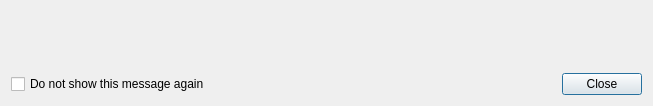
<?xml version="1.0" encoding="UTF-8"?>
<ui version="4.0">
 <class>VatsimMessageDialog</class>
 <widget class="QDialog" name="VatsimMessageDialog">
  <property name="geometry">
   <rect>
    <x>0</x>
    <y>0</y>
    <width>653</width>
    <height>106</height>
   </rect>
  </property>
  <property name="windowTitle">
   <string>A message from Vatsim</string>
  </property>
  <property name="windowIcon">
   <iconset resource="../resources/imgs.qrc">
    <normaloff>:/mainIcon/icon.png</normaloff>:/mainIcon/icon.png</iconset>
  </property>
  <layout class="QVBoxLayout" name="verticalLayout">
   <item>
    <layout class="QHBoxLayout" name="horizontalLayout_2">
     <item>
      <widget class="QLabel" name="label">
       <property name="sizePolicy">
        <sizepolicy hsizetype="Maximum" vsizetype="Preferred">
         <horstretch>0</horstretch>
         <verstretch>0</verstretch>
        </sizepolicy>
       </property>
       <property name="text">
        <string/>
       </property>
       <property name="pixmap">
        <pixmap resource="../resources/imgs.qrc">:/extra/vatsim.png</pixmap>
       </property>
       <property name="alignment">
        <set>Qt::AlignCenter</set>
       </property>
      </widget>
     </item>
     <item>
      <widget class="QLabel" name="VatsimMessageLabel">
       <property name="text">
        <string/>
       </property>
       <property name="alignment">
        <set>Qt::AlignCenter</set>
       </property>
      </widget>
     </item>
    </layout>
   </item>
   <item>
    <layout class="QHBoxLayout" name="horizontalLayout">
     <item>
      <widget class="QCheckBox" name="DoNotShowCheckBox">
       <property name="text">
        <string>Do not show this message again</string>
       </property>
      </widget>
     </item>
     <item>
      <widget class="QDialogButtonBox" name="OkButtonBox">
       <property name="standardButtons">
        <set>QDialogButtonBox::Close</set>
       </property>
      </widget>
     </item>
    </layout>
   </item>
  </layout>
 </widget>
 <resources>
  <include location="../resources/imgs.qrc"/>
 </resources>
 <connections>
  <connection>
   <sender>OkButtonBox</sender>
   <signal>clicked(QAbstractButton*)</signal>
   <receiver>VatsimMessageDialog</receiver>
   <slot>accept()</slot>
   <hints>
    <hint type="sourcelabel">
     <x>427</x>
     <y>78</y>
    </hint>
    <hint type="destinationlabel">
     <x>326</x>
     <y>52</y>
    </hint>
   </hints>
  </connection>
 </connections>
</ui>
